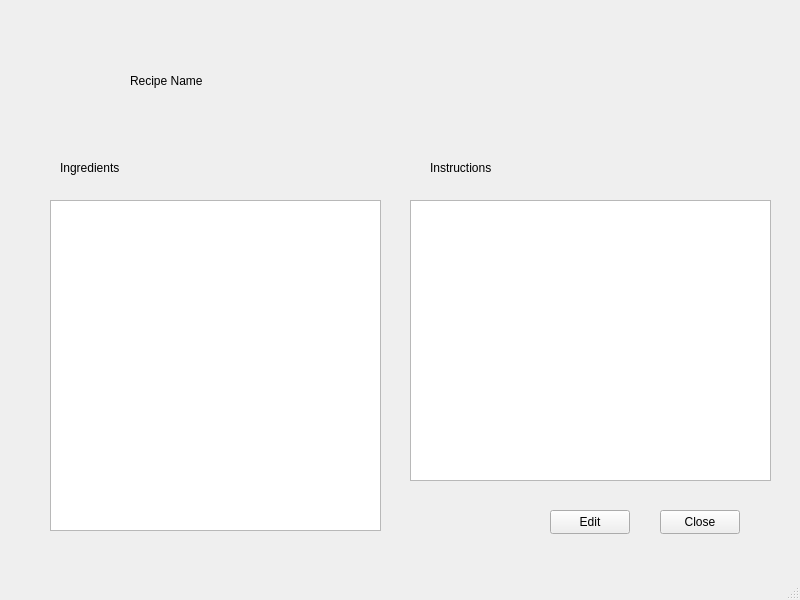
<?xml version="1.0" encoding="UTF-8"?>
<ui version="4.0">
 <class>ShowSingleRecipe</class>
 <widget class="QMainWindow" name="ShowSingleRecipe">
  <property name="geometry">
   <rect>
    <x>0</x>
    <y>0</y>
    <width>800</width>
    <height>600</height>
   </rect>
  </property>
  <property name="windowTitle">
   <string>MainWindow</string>
  </property>
  <widget class="QWidget" name="centralwidget">
   <widget class="QLabel" name="RecipeNameLabel">
    <property name="geometry">
     <rect>
      <x>130</x>
      <y>70</y>
      <width>141</width>
      <height>21</height>
     </rect>
    </property>
    <property name="text">
     <string>Recipe Name</string>
    </property>
   </widget>
   <widget class="QLabel" name="label_2">
    <property name="geometry">
     <rect>
      <x>60</x>
      <y>160</y>
      <width>81</width>
      <height>16</height>
     </rect>
    </property>
    <property name="text">
     <string>Ingredients</string>
    </property>
   </widget>
   <widget class="QLabel" name="label_3">
    <property name="geometry">
     <rect>
      <x>430</x>
      <y>160</y>
      <width>111</width>
      <height>16</height>
     </rect>
    </property>
    <property name="text">
     <string>Instructions</string>
    </property>
   </widget>
   <widget class="QPushButton" name="pushButton">
    <property name="geometry">
     <rect>
      <x>660</x>
      <y>510</y>
      <width>80</width>
      <height>24</height>
     </rect>
    </property>
    <property name="text">
     <string>Close</string>
    </property>
   </widget>
   <widget class="QPushButton" name="EditButton">
    <property name="geometry">
     <rect>
      <x>550</x>
      <y>510</y>
      <width>80</width>
      <height>24</height>
     </rect>
    </property>
    <property name="text">
     <string>Edit</string>
    </property>
   </widget>
   <widget class="QListWidget" name="Ingredients">
    <property name="geometry">
     <rect>
      <x>50</x>
      <y>200</y>
      <width>331</width>
      <height>331</height>
     </rect>
    </property>
   </widget>
   <widget class="QListWidget" name="Instructions">
    <property name="geometry">
     <rect>
      <x>410</x>
      <y>200</y>
      <width>361</width>
      <height>281</height>
     </rect>
    </property>
   </widget>
  </widget>
  <widget class="QMenuBar" name="menubar">
   <property name="geometry">
    <rect>
     <x>0</x>
     <y>0</y>
     <width>800</width>
     <height>21</height>
    </rect>
   </property>
  </widget>
  <widget class="QStatusBar" name="statusbar"/>
 </widget>
 <resources/>
 <connections/>
</ui>
